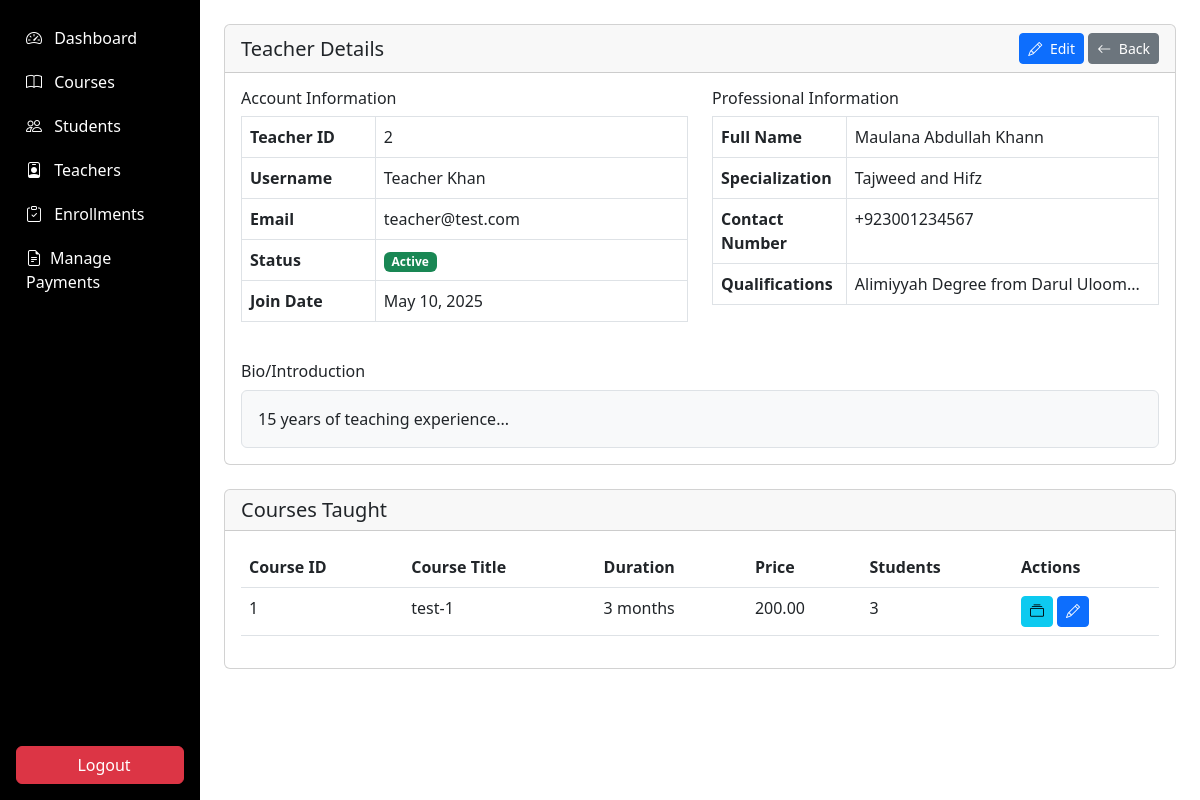
Page /admin/teachers/view_teacher.php?id=2 (signed in) on the committed database.
### tables this page shows
CREATE TABLE `teachers` (
  `teacher_id` int(11) NOT NULL,
  `user_id` int(11) NOT NULL,
  `full_name` varchar(100) NOT NULL,
  `specialization` varchar(100) DEFAULT NULL,
  `bio` text DEFAULT NULL,
  `qualifications` text DEFAULT NULL,
  `contact_number` varchar(20) DEFAULT NULL,
  `profile_image` varchar(255) DEFAULT NULL
);

CREATE TABLE `users` (
  `user_id` int(11) NOT NULL,
  `username` varchar(50) NOT NULL,
  `email` varchar(100) NOT NULL,
  `password` varchar(255) NOT NULL,
  `role` enum('admin','teacher','student') NOT NULL,
  `status` tinyint(1) DEFAULT 1,
  `created_at` timestamp NOT NULL DEFAULT current_timestamp(),
  `last_login` datetime DEFAULT NULL,
  `reset_token` varchar(255) DEFAULT NULL,
  `token_expiry` datetime DEFAULT NULL
);

CREATE TABLE `courses` (
  `course_id` int(11) NOT NULL,
  `title` varchar(100) NOT NULL,
  `description` text DEFAULT NULL,
  `image_url` varchar(255) DEFAULT NULL,
  `teacher_id` int(11) DEFAULT NULL,
  `duration` varchar(50) DEFAULT NULL,
  `price` decimal(10,2) DEFAULT NULL,
  `is_featured` tinyint(1) DEFAULT 0,
  `created_at` timestamp NOT NULL DEFAULT current_timestamp(),
  `updated_at` timestamp NOT NULL DEFAULT current_timestamp() ON UPDATE current_timestamp(),
  `is_deleted` tinyint(1) DEFAULT 0,
  `status` enum('draft','ready','started','completed') DEFAULT 'draft'
);

### admin/teachers/view_teacher.php (the view, shortened to what this page needs)
<?php
require_once '../../includes/auth.php';
$teacherId = $_GET['id'];
$stmt = $db->prepare("
    SELECT t.*, u.email, u.username, u.status, u.created_at as join_date
    FROM teachers t
    JOIN users u ON t.user_id = u.user_id
    WHERE t.teacher_id = ?
");
$stmt->execute([$teacherId]);
$teacher = $stmt->fetch();
$stmt = $db->prepare("
    SELECT c.course_id, c.title, c.duration, c.price,
           COUNT(e.enrollment_id) as total_students
    FROM courses c
    LEFT JOIN enrollments e ON c.course_id = e.course_id
    WHERE c.teacher_id = ?
    GROUP BY c.course_id
    ORDER BY c.title
");
$stmt->execute([$teacherId]);
$courses = $stmt->fetchAll();
?>
<!DOCTYPE html>
<html lang="en">
<head>
</head>
<body>
      <div class="container-fluid">
  <div class="row">
    <nav class="col-md-2 d-none d-md-block p-0 bg-dark sidebar" id="sidebar">
      <?php include '../includes/sidebar.php'; ?>
    </nav>
        <main class="col-md-10 ms-sm-auto p-4">
            <div>
                <div class="card mb-4">
                    <div class="card-header d-flex justify-content-between align-items-center">
                        <h5 class="mb-0">Teacher Details</h5>
                        <div>
                            <a href="edit_teacher.php?id=<?= $teacherId ?>" class="btn btn-sm btn-primary">
                                <i class="bi bi-pencil me-1"></i> Edit
                            </a>
                            <a href="manage_teachers.php" class="btn btn-sm btn-secondary">
                                <i class="bi bi-arrow-left me-1"></i> Back
                            </a>
                        </div>
                    </div>
                    <div class="card-body">
                        <div class="row">
                            <div class="col-md-6">
                                <h6>Account Information</h6>
                                <table class="table table-bordered">
                                    <tr>
                                        <th width="30%">Teacher ID</th>
                                        <td><?= $teacher['teacher_id'] ?></td>
                                    </tr>
                                    <tr>
                                        <th>Username</th>
                                        <td><?= htmlspecialchars($teacher['username']) ?></td>
                                    </tr>
                                    <tr>
                                        <th>Email</th>
                                        <td><?= htmlspecialchars($teacher['email']) ?></td>
                                    </tr>
                                    <tr>
                                        <th>Status</th>
                                        <td>
                                            <span class="badge bg-<?= $teacher['status'] ? 'success' : 'danger' ?>">
                                                <?= $teacher['status'] ? 'Active' : 'Inactive' ?>
                                            </span>
                                        </td>
                                    </tr>
                                    <tr>
                                        <th>Join Date</th>
                                        <td><?= date('M d, Y', strtotime($teacher['join_date'])) ?></td>
                                    </tr>
                                </table>
                            </div>
                            <div class="col-md-6">
                                <h6>Professional Information</h6>
                                <table class="table table-bordered">
                                    <tr>
                                        <th width="30%">Full Name</th>
                                        <td><?= htmlspecialchars($teacher['full_name']) ?></td>
                                    </tr>
                                    <tr>
                                        <th>Specialization</th>
                                        <td><?= htmlspecialchars($teacher['specialization']) ?></td>
                                    </tr>
                                    <tr>
                                        <th>Contact Number</th>
                                        <td><?= htmlspecialchars($teacher['contact_number']) ?></td>
                                    </tr>
                                    <tr>
                                        <th>Qualifications</th>
                                        <td><?= htmlspecialchars($teacher['qualifications']) ?></td>
                                    </tr>
                                </table>
                            </div>
                        </div>
                        <div class="mt-4">
                            <h6>Bio/Introduction</h6>
                            <div class="border p-3 rounded bg-light">
                                <?= nl2br(htmlspecialchars($teacher['bio'])) ?>
                            </div>
                        </div>
                    </div>
                </div>
                <div class="card">
                    <div class="card-header">
                        <h5 class="mb-0">Courses Taught</h5>
                    </div>
                    <div class="card-body">
                        <?php if (empty($courses)): ?>
                        <div class="alert alert-info">No courses assigned yet.</div>
                        <?php else: ?>
                        <div class="table-responsive">
                            <table class="table table-hover">
                                <thead>
                                    <tr>
                                        <th>Course ID</th>
                                        <th>Course Title</th>
                                        <th>Duration</th>
                                        <th>Price</th>
                                        <th>Students</th>
                                        <th>Actions</th>
                                    </tr>
                                </thead>
                                <tbody>
                                    <?php foreach ($courses as $course): ?>
                                    <tr>
                                        <td><?= $course['course_id'] ?></td>
                                        <td><?= htmlspecialchars($course['title']) ?></td>
                                        <td><?= htmlspecialchars($course['duration']) ?></td>
                                        <td><?= number_format($course['price'], 2) ?></td>
                                        <td><?= $course['total_students'] ?></td>
                                        <td>
                                            <a href="../courses/manage_content.php?course_id=<?= $course['course_id'] ?>" class="btn btn-sm btn-info">
                                                <i class="bi bi-collection"></i>
                                            </a>
                                            <a href="../courses/edit_course.php?id=<?= $course['course_id'] ?>" class="btn btn-sm btn-primary">
                                                <i class="bi bi-pencil"></i>
                                            </a>
                                        </td>
                                    </tr>
                                    <?php endforeach; ?>
                                </tbody>
                            </table>
                        </div>
                        <?php endif; ?>
                    </div>
                </div>
            </div>
                                    </main>
        </div>
    </div>
</body>
</html>

### admin/includes/sidebar.php (style rules this page uses)
.sidebar { background-color:black; }

### rows in the picture
teachers: teacher_id "2", user.username "Teacher Khan", user.email "teacher@test.com", user.created_at "May 10, 2025", full_name "Maulana Abdullah Khann", specialization "Tajweed and Hifz", contact_number "+923001234567", qualifications "Alimiyyah Degree from Darul Uloom...", bio "15 years of teaching experience..."
courses: course_id "1", title "test-1", duration "3 months", price "200.00", total_students "3"
